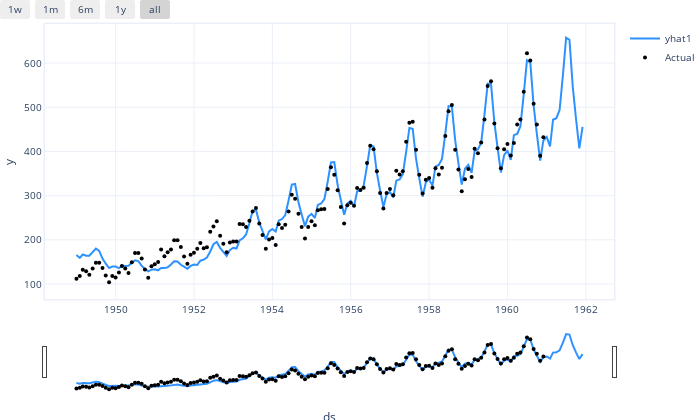

Notebook cell for this chart:
### Code cell
# ✅ SAFE PLOTTING WITHOUT RESAMPLER
fig4 = m4.plot(forecast_m4, plotting_backend="plotly")
fig4.show()

### Figure 1 — Plotly figure (JSON) as saved in the notebook; plotly's stock layout.template omitted (floating-point values rounded to 4 significant figures; data arrays with more than 128 entries replaced by an {"elided": "..."} marker saying what was removed)
{"data": [{"fill": "none", "line": {"color": "rgba(45, 146, 255, 1.0)", "width": 2}, "mode": "lines", "name": "yhat1", "type": "scatter", "x": {"elided": "156 str values"}, "y": {"elided": "156 float values"}}, {"marker": {"color": "black", "size": 4}, "mode": "markers", "name": "Actual", "type": "scatter", "x": {"elided": "156 str values"}, "y": {"elided": "156 int values"}}], "layout": {"autosize": true, "font": {"size": 10}, "height": 420, "hovermode": "x unified", "margin": {"b": 0, "l": 0, "pad": 0, "r": 10, "t": 10}, "showlegend": true, "title": {"font": {"size": 12}}, "width": 700, "xaxis": {"linewidth": 1.5, "mirror": true, "rangeselector": {"buttons": [{"count": 7, "label": "1w", "step": "day", "stepmode": "backward"}, {"count": 1, "label": "1m", "step": "month", "stepmode": "backward"}, {"count": 6, "label": "6m", "step": "month", "stepmode": "backward"}, {"count": 1, "label": "1y", "step": "year", "stepmode": "backward"}, {"step": "all"}]}, "rangeslider": {"visible": true}, "showline": true, "title": {"text": "ds"}, "type": "date"}, "yaxis": {"linewidth": 1.5, "mirror": true, "showline": true, "title": {"text": "y"}}}}
